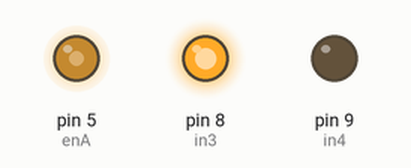
Simulated run of this sketch. Board: Arduino Uno, built with avr-gcc and run on an emulated ATmega328P. Parts: output pins drawn as LEDs (lit = HIGH).

Above: at 0.1 s.
Timing chart, 0 to 1.6 s (numbered marks = the images above):
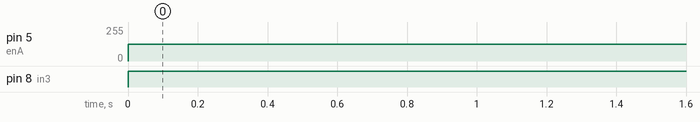

Measured:
- by itself, pin 5 (enA): 0/255 → 125/255 at 0.00 s
- by itself, pin 8 (in3): LOW → HIGH at 0.00 s

The sketch:

Dong_co_DC.ino
```cpp
int enA =5;
int in3=8;
int in4=9 ;
void setup(){
  pinMode(enA,OUTPUT);
  pinMode(in3,OUTPUT);
  pinMode(in4,OUTPUT);

}
void loop(){
  digitalWrite(in3,HIGH);
  digitalWrite(in4,LOW);
  analogWrite(enA,125);
  delay(5000);

}
```
